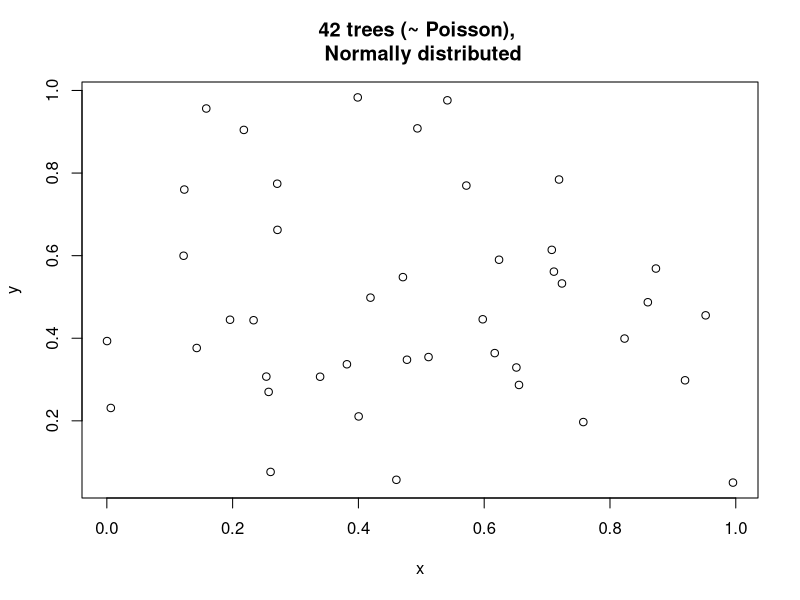
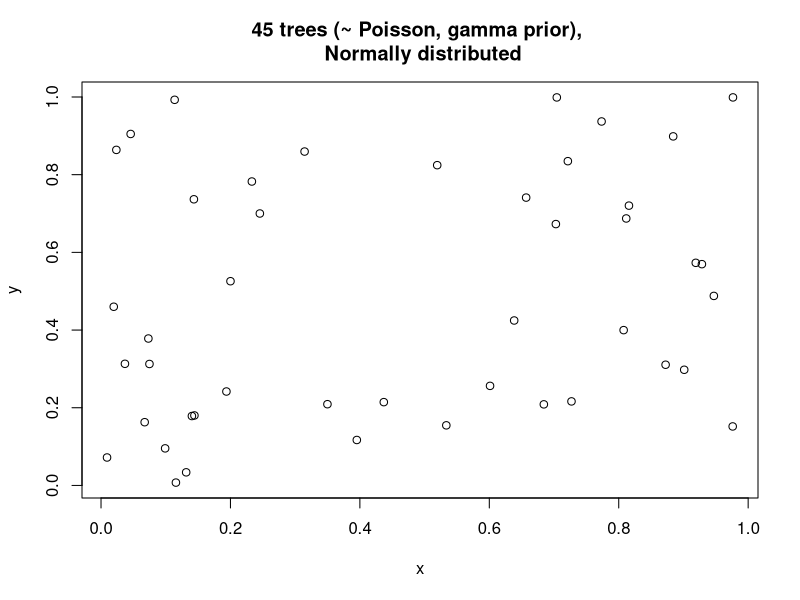
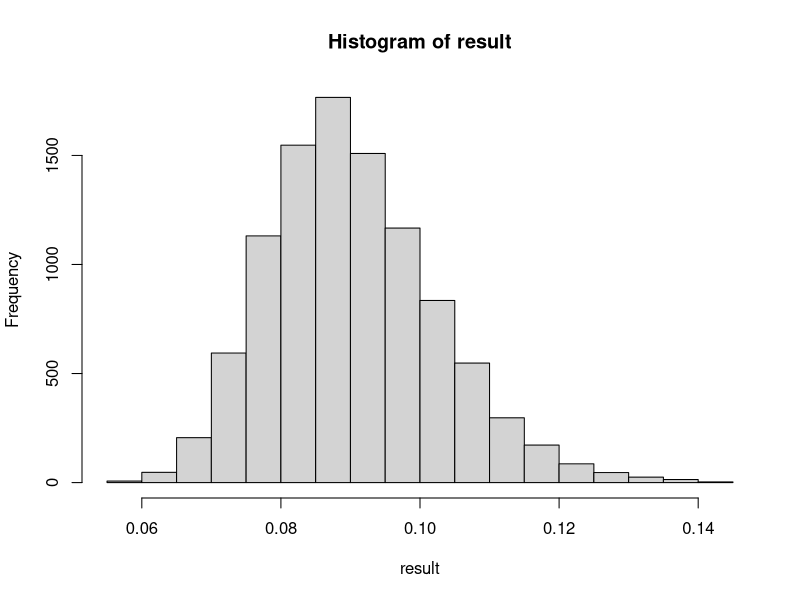

R code for these plots, in order:
#1a: 
lambda <- 36
lower_bound <- 6-1
Area = (0.6-0.2)**2

pois_lower <- ppois(lower_bound, Area*lambda)

#Take the inverse for > 6:
result = 1-pois_lower
result

#1b:
Area_int <- 0.2**2
lambda <- 36
result <- 0
pois_int <- 0

for (k in 0:4) {
  pois_int <- pois_int + dpois(k,Area_int*lambda) * (dpois(4-k, 3*Area_int*lambda))**2
}
pois_int

#1c
lambda = 36
Area <- (1.0 - 0.0)**2

N <- rpois(1,lambda)
x <- runif(N, 0, 1)
y <- runif(N, 0, 1)

plot(x,y, main = paste(N, "trees (~ Poisson), \n Normally distributed"))


#1d
posterior <- rgamma(1, 36, rate = 1)

N <- rpois(1,posterior)
x <- runif(N, 0, 1)
y <- runif(N, 0, 1)
plot(x,y, main = paste(N, "trees (~ Poisson, gamma prior), \n Normally distributed"))


#1e
set.seed(42)

# Create the data
runs <- 10000
result = vector(mode="double", length = runs)
for (iteration in 1:runs) {
  N <- rgamma(1, 36, rate = 1)
  x <- runif(N, 0, 1)
  y <- runif(N, 0, 1)
  
  dist <- 0
  for (i in 1:N) {
    tmp_dist <- vector(mode="double", length=N)
    for (j in 1:N){
      if (i != j){
        cur_x = x[j]
        cur_y = y[j]
        
        tmp_dist[j] <-sqrt( (x[i]-cur_x)**2 + (y[i]-cur_y)**2)
      }
      else {
        tmp_dist[j] <- 99999 #High number to avoid 0 being chosen at min()
      }
    dist = dist + min(tmp_dist)
    }
  }
  result[iteration] = (dist/N)
}

 #Plot the histogram
hist(result)

#1f
mean <- mean(result)
std <- sd(result)
max_res <- max(result)

(0.1358 - mean)/std

